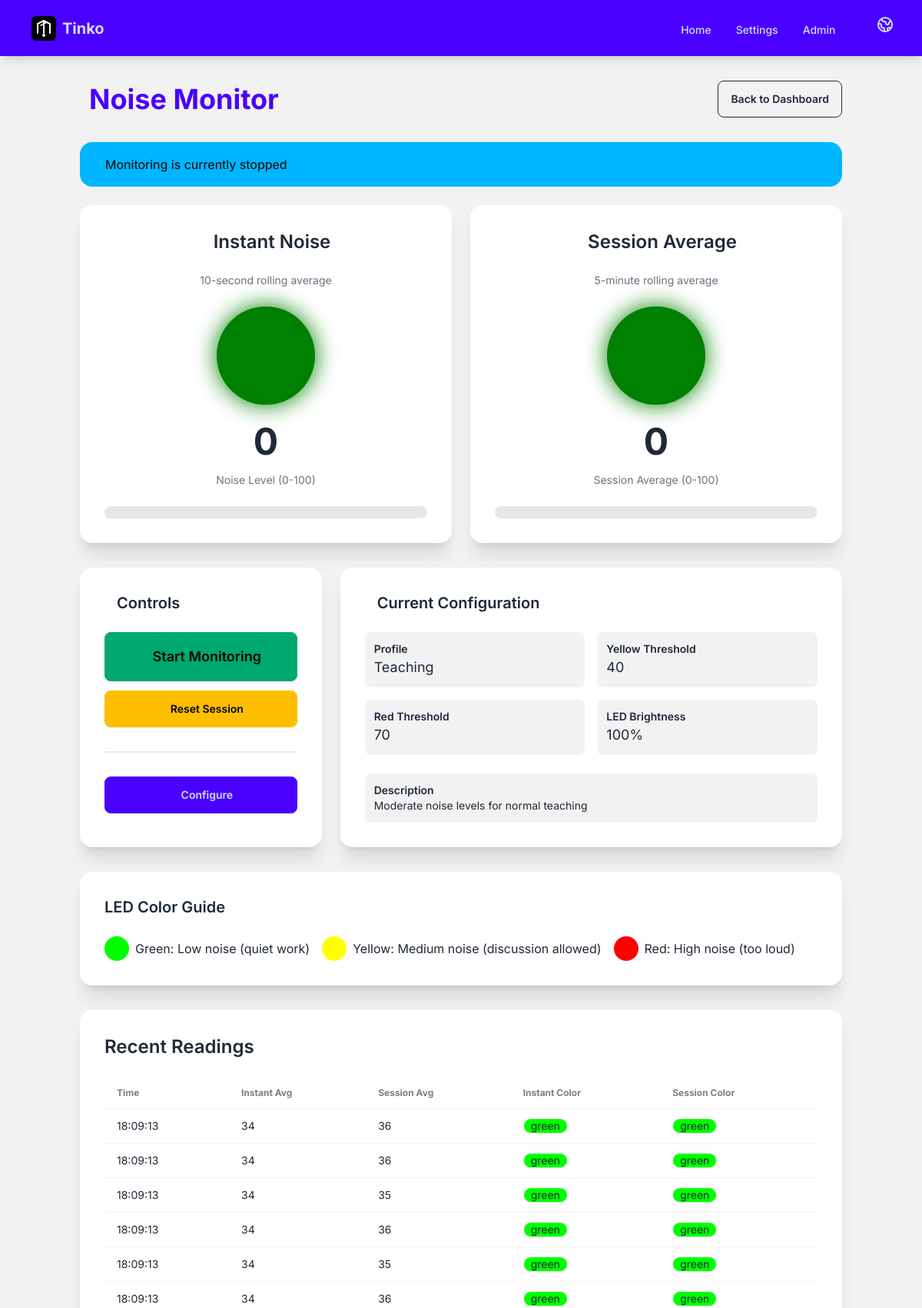
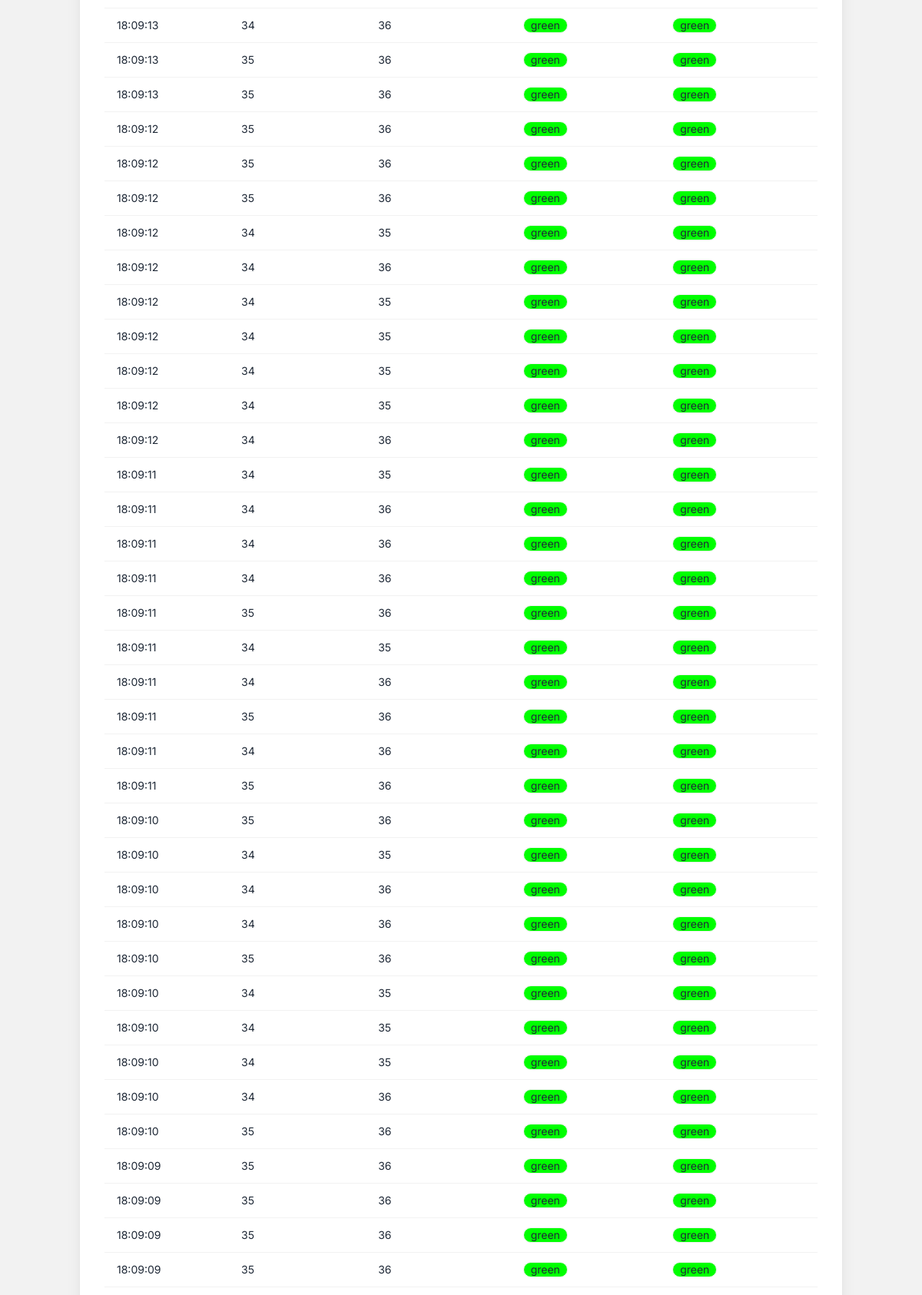
Page /plugins/edupi/noise_monitor/ (upper part) on the committed database (2 pictures, top to bottom).
### plugins/edupi/noise_monitor/models.py (models this page shows, shortened)
class NoiseMonitorConfig(models.Model):
    name = models.CharField(
        max_length=100,
        default="Default Configuration",
        help_text=_("Name of this configuration"),
    )
    profile = models.ForeignKey(
        NoiseProfile,
        on_delete=models.SET_NULL,
        null=True,
        blank=True,
        related_name="configs",
        help_text=_("Noise profile to use"),
    )
    instant_window_seconds = models.PositiveIntegerField(
        default=10,
        help_text=_("Window size for instant average in seconds"),
    )
    session_window_minutes = models.PositiveIntegerField(
        default=5,
        help_text=_("Window size for session average in minutes"),
    )
    led_brightness = models.PositiveIntegerField(
        default=100,
        help_text=_("LED brightness percentage (10-100)"),
    )
    is_active = models.BooleanField(
        default=True,
        help_text=_("Whether this configuration is active"),
    )
    is_default = models.BooleanField(
        default=False,
        help_text=_("Use this as the default configuration"),
    )
    created_at = models.DateTimeField(auto_now_add=True)
    updated_at = models.DateTimeField(auto_now=True)
    class Meta:
        app_label = "edupi_noise_monitor"
        verbose_name = _("Noise Monitor Configuration")
        verbose_name_plural = _("Noise Monitor Configurations")
        ordering = ["-is_default", "-created_at"]

class NoiseProfile(models.Model):
    class ProfileType(models.TextChoices):
        TEST = "test", _("Test - Silent Mode")
        TEACHING = "teaching", _("Teaching - Moderate Noise")
        GROUP_WORK = "group_work", _("Group Work - Higher Tolerance")
        CUSTOM = "custom", _("Custom - User Defined")
    profile_type = models.CharField(
        max_length=20,
        choices=ProfileType.choices,
        default=ProfileType.TEACHING,
        unique=True,
        help_text=_("Type of noise profile"),
    )
    name = models.CharField(
        max_length=100,
        help_text=_("Display name for this profile"),
    )
    description = models.TextField(
        blank=True,
        help_text=_("Description of when to use this profile"),
    )
    yellow_threshold = models.PositiveIntegerField(
        default=40,
        help_text=_("Noise level above which LED turns yellow (0-100)"),
    )
    red_threshold = models.PositiveIntegerField(
        default=70,
        help_text=_("Noise level above which LED turns red (0-100)"),
    )
    is_active = models.BooleanField(
        default=True,
        help_text=_("Whether this profile is active"),
    )
    created_at = models.DateTimeField(auto_now_add=True)
    updated_at = models.DateTimeField(auto_now=True)
    class Meta:
        app_label = "edupi_noise_monitor"
        verbose_name = _("Noise Profile")
        verbose_name_plural = _("Noise Profiles")
        ordering = ["profile_type"]

class NoiseReading(models.Model):
    config = models.ForeignKey(
        NoiseMonitorConfig,
        on_delete=models.CASCADE,
        related_name="readings",
        help_text=_("Configuration during this reading"),
    )
    raw_level = models.PositiveIntegerField(
        help_text=_("Raw noise level (0-100)"),
    )
    instant_average = models.PositiveIntegerField(
        help_text=_("Instant average noise level (0-100)"),
    )
    session_average = models.PositiveIntegerField(
        null=True,
        blank=True,
        help_text=_("Session average noise level (0-100)"),
    )
    instant_color = models.CharField(
        max_length=10,
        default="green",
        help_text=_("Color of instant LED (green/yellow/red)"),
    )
    session_color = models.CharField(
        max_length=10,
        default="green",
        help_text=_("Color of session LED (green/yellow/red)"),
    )
    timestamp = models.DateTimeField(
        default=timezone.now,
        help_text=_("When this reading was taken"),
    )
    class Meta:
        app_label = "edupi_noise_monitor"
        verbose_name = _("Noise Reading")
        verbose_name_plural = _("Noise Readings")
        ordering = ["-timestamp"]
    def get_instant_color_display(self):
        color_map = {
            "green": "#00FF00",
            "yellow": "#FFFF00",
            "red": "#FF0000",
        }
        return color_map.get(self.instant_color, "#808080")
    def get_session_color_display(self):
        color_map = {
            "green": "#00FF00",
            "yellow": "#FFFF00",
            "red": "#FF0000",
        }
        return color_map.get(self.session_color, "#808080")

### plugins/edupi/noise_monitor/views.py (the view, shortened to what this page needs)
# urls.py: path("", views.NoiseMonitorDashboardView.as_view(), name="dashboard"),
class NoiseMonitorDashboardView(TemplateView):
    template_name = "noise_monitor/dashboard.html"
    def get_context_data(self, **kwargs):
        context = super().get_context_data(**kwargs)
        config = NoiseMonitorConfig.objects.filter(is_active=True).first()
        context["config"] = config
        context["profile"] = config.profile
        context["is_monitoring"] = noise_service._is_monitoring
        levels = noise_service.get_current_levels()
        context["instant_average"] = levels["instant_average"]
        context["session_average"] = levels["session_average"]
        context["instant_color"] = levels["instant_color"]
        context["session_color"] = levels["session_color"]
        context["recent_readings"] = NoiseReading.objects.filter(
            config=config
        ).order_by("-timestamp")[:50]
        return context

### plugins/edupi/noise_monitor/noise_service.py (called while the page is built)
    def get_current_levels(self) -> dict:
        return {
            "instant_average": self._instant_average,
            "session_average": self._session_average,
            "instant_color": self._instant_color,
            "session_color": self._session_color,
            "is_monitoring": self._is_monitoring,
            "yellow_threshold": self._yellow_threshold,
            "red_threshold": self._red_threshold,
        }

### plugins/edupi/noise_monitor/templates/noise_monitor/dashboard.html (shortened to what this page needs)
{% extends "base.html" %}
{% load i18n %}
{% block content %}
<div class="container mx-auto px-4 py-8">
    <div class="flex justify-between items-center mb-8">
        <h1 class="text-4xl font-bold text-primary">
            {% trans "Noise Monitor" %}
        </h1>
        <a href="{% url 'home' %}" class="btn btn-outline">
            {% trans "Back to Dashboard" %}
        </a>
    </div>
    <div id="status-banner" class="alert {% if is_monitoring %}alert-success{% else %}alert-info{% endif %} mb-6">
        <span id="status-text">
            {% if is_monitoring %}
                {% trans "Monitoring is active" %}
            {% else %}
                {% trans "Monitoring is currently stopped" %}
            {% endif %}
        </span>
    </div>
    <div class="grid grid-cols-1 lg:grid-cols-2 gap-6 mb-8">
        <div class="card bg-base-100 shadow-xl">
            <div class="card-body text-center">
                <h2 class="card-title text-2xl mb-4 justify-center">
                    {% trans "Instant Noise" %}
                </h2>
                <p class="text-sm text-gray-500 mb-4">
                    {% trans "10-second rolling average" %}
                </p>
                <div id="instant-led" class="w-32 h-32 mx-auto rounded-full mb-4 transition-colors duration-500"
                     style="background-color: {{ instant_color|default:'#00FF00' }}; box-shadow: 0 0 30px {{ instant_color|default:'#00FF00' }};">
                </div>
                <div class="text-5xl font-bold mb-2" id="instant-level">
                    {{ instant_average|default:0 }}
                </div>
                <div class="text-sm text-gray-500">{% trans "Noise Level (0-100)" %}</div>
                <div class="w-full bg-gray-200 rounded-full h-4 mt-4">
                </div>
            </div>
        </div>
        <div class="card bg-base-100 shadow-xl">
            <div class="card-body text-center">
                <h2 class="card-title text-2xl mb-4 justify-center">
                    {% trans "Session Average" %}
                </h2>
                <p class="text-sm text-gray-500 mb-4">
                    {{ config.session_window_minutes|default:5 }}-{% trans "minute rolling average" %}
                </p>
                <div id="session-led" class="w-32 h-32 mx-auto rounded-full mb-4 transition-colors duration-500"
                     style="background-color: {{ session_color|default:'#00FF00' }}; box-shadow: 0 0 30px {{ session_color|default:'#00FF00' }};">
                </div>
                <div class="text-5xl font-bold mb-2" id="session-level">
                    {{ session_average|default:0 }}
                </div>
                <div class="text-sm text-gray-500">{% trans "Session Average (0-100)" %}</div>
                <div class="w-full bg-gray-200 rounded-full h-4 mt-4">
                </div>
            </div>
        </div>
    </div>
    <div class="grid grid-cols-1 lg:grid-cols-3 gap-6 mb-8">
        <div class="card bg-base-100 shadow-xl">
            <div class="card-body">
                <h2 class="card-title text-xl mb-4">
                    {% trans "Controls" %}
                </h2>
                <div class="space-y-3">
                    <form method="post" action="{% url 'noise_monitor:control' %}">
                        {% if is_monitoring %}
                            <button type="submit" name="action" value="stop"
                                    class="btn btn-error btn-block btn-lg">
                                <i class="fas fa-stop mr-2"></i>{% trans "Stop Monitoring" %}
                            </button>
                        {% else %}
                            <button type="submit" name="action" value="start"
                                    class="btn btn-success btn-block btn-lg">
                                {% trans "Start Monitoring" %}
                            </button>
                        {% endif %}
                    </form>
                    <form method="post" action="{% url 'noise_monitor:control' %}">
                        <button type="submit" class="btn btn-warning btn-block">
                            {% trans "Reset Session" %}
                        </button>
                    </form>
                </div>
                <div class="divider"></div>
                <a href="{% url 'noise_monitor:config' %}" class="btn btn-primary btn-block">
                    {% trans "Configure" %}
                </a>
            </div>
        </div>
        <div class="card bg-base-100 shadow-xl lg:col-span-2">
            <div class="card-body">
                <h2 class="card-title text-xl mb-4">
                    {% trans "Current Configuration" %}
                </h2>
                <div class="grid grid-cols-2 gap-4">
                    <div class="bg-base-200 p-3 rounded-lg">
                        <p class="text-sm font-semibold">{% trans "Profile" %}</p>
                        <p class="text-lg">{{ profile.name|default:"N/A" }}</p>
                    </div>
                    <div class="bg-base-200 p-3 rounded-lg">
                        <p class="text-sm font-semibold">{% trans "Yellow Threshold" %}</p>
                        <p class="text-lg">{{ profile.yellow_threshold|default:40 }}</p>
                    </div>
                    <div class="bg-base-200 p-3 rounded-lg">
                        <p class="text-sm font-semibold">{% trans "Red Threshold" %}</p>
                        <p class="text-lg">{{ profile.red_threshold|default:70 }}</p>
                    </div>
                    <div class="bg-base-200 p-3 rounded-lg">
                        <p class="text-sm font-semibold">{% trans "LED Brightness" %}</p>
                        <p class="text-lg">{{ config.led_brightness|default:100 }}%</p>
                    </div>
                </div>
                {% if profile.description %}
                    <div class="mt-4 p-3 bg-base-200 rounded-lg">
                        <p class="text-sm font-semibold">{% trans "Description" %}</p>
                        <p class="text-sm">{{ profile.description }}</p>
                    </div>
                {% endif %}
            </div>
        </div>
    </div>
    <div class="card bg-base-100 shadow-xl mb-8">
        <div class="card-body">
            <h2 class="card-title text-xl mb-4">{% trans "LED Color Guide" %}</h2>
            <div class="flex flex-wrap gap-4">
                <div class="flex items-center">
                    <div class="w-8 h-8 rounded-full mr-2" style="background-color: #00FF00;"></div>
                    <span>{% trans "Green: Low noise (quiet work)" %}</span>
                </div>
                <div class="flex items-center">
                    <div class="w-8 h-8 rounded-full mr-2" style="background-color: #FFFF00;"></div>
                    <span>{% trans "Yellow: Medium noise (discussion allowed)" %}</span>
                </div>
                <div class="flex items-center">
                    <div class="w-8 h-8 rounded-full mr-2" style="background-color: #FF0000;"></div>
                    <span>{% trans "Red: High noise (too loud)" %}</span>
                </div>
            </div>
        </div>
    </div>
    <div class="card bg-base-100 shadow-xl">
        <div class="card-body">
            <h2 class="card-title text-2xl mb-4">{% trans "Recent Readings" %}</h2>
            <div class="overflow-x-auto">
                <table class="table table-compact">
                    <thead>
                        <tr>
                            <th>{% trans "Time" %}</th>
                            <th>{% trans "Instant Avg" %}</th>
                            <th>{% trans "Session Avg" %}</th>
                            <th>{% trans "Instant Color" %}</th>
                            <th>{% trans "Session Color" %}</th>
                        </tr>
                    </thead>
                    <tbody id="readings-table">
                        {% for reading in recent_readings %}
                            <tr>
                                <td>{{ reading.timestamp|date:"H:i:s" }}</td>
                                <td>{{ reading.instant_average }}</td>
                                <td>{{ reading.session_average }}</td>
                                <td>
                                    <span class="badge" style="background-color: {{ reading.get_instant_color_display }};">
                                        {{ reading.instant_color }}
                                    </span>
                                </td>
                                <td>
                                    <span class="badge" style="background-color: {{ reading.get_session_color_display }};">
                                        {{ reading.session_color }}
                                    </span>
                                </td>
                            </tr>
                        {% empty %}
                            <tr>
                                <td colspan="5" class="text-center text-gray-500">
                                    {% trans "No readings yet. Start monitoring to see data." %}
                                </td>
                            </tr>
                        {% endfor %}
                    </tbody>
                </table>
            </div>
        </div>
    </div>
</div>
{% endblock %}

### templates/base.html (style rules this page uses)
body { font-family: 'Inter', sans-serif; }

### rows in the picture
NoiseMonitorConfig: session_window_minutes "5", led_brightness "100"
NoiseProfile: name "Teaching", yellow_threshold "40", red_threshold "70", description "Moderate noise levels for normal teaching"
NoiseReading: timestamp "18:09:13", instant_average "34", session_average "36", instant_color "green", session_color "green"
NoiseReading: timestamp "18:09:13", instant_average "34", session_average "36", instant_color "green", session_color "green"
NoiseReading: timestamp "18:09:13", instant_average "34", session_average "35", instant_color "green", session_color "green"
NoiseReading: timestamp "18:09:13", instant_average "34", session_average "36", instant_color "green", session_color "green"
NoiseReading: timestamp "18:09:13", instant_average "34", session_average "35", instant_color "green", session_color "green"
NoiseReading: timestamp "18:09:13", instant_average "34", session_average "36", instant_color "green", session_color "green"
NoiseReading: timestamp "18:09:13", instant_average "34", session_average "36", instant_color "green", session_color "green"
NoiseReading: timestamp "18:09:13", instant_average "35", session_average "36", instant_color "green", session_color "green"
NoiseReading: timestamp "18:09:13", instant_average "35", session_average "36", instant_color "green", session_color "green"
NoiseReading: timestamp "18:09:12", instant_average "35", session_average "36", instant_color "green", session_color "green"
NoiseReading: timestamp "18:09:12", instant_average "35", session_average "36", instant_color "green", session_color "green"
NoiseReading: timestamp "18:09:12", instant_average "35", session_average "36", instant_color "green", session_color "green"
NoiseReading: timestamp "18:09:12", instant_average "34", session_average "35", instant_color "green", session_color "green"
NoiseReading: timestamp "18:09:12", instant_average "34", session_average "36", instant_color "green", session_color "green"
NoiseReading: timestamp "18:09:12", instant_average "34", session_average "35", instant_color "green", session_color "green"
NoiseReading: timestamp "18:09:12", instant_average "34", session_average "35", instant_color "green", session_color "green"
NoiseReading: timestamp "18:09:12", instant_average "34", session_average "35", instant_color "green", session_color "green"
NoiseReading: timestamp "18:09:12", instant_average "34", session_average "35", instant_color "green", session_color "green"
NoiseReading: timestamp "18:09:12", instant_average "34", session_average "36", instant_color "green", session_color "green"
NoiseReading: timestamp "18:09:11", instant_average "34", session_average "35", instant_color "green", session_color "green"
NoiseReading: timestamp "18:09:11", instant_average "34", session_average "36", instant_color "green", session_color "green"
NoiseReading: timestamp "18:09:11", instant_average "34", session_average "36", instant_color "green", session_color "green"
NoiseReading: timestamp "18:09:11", instant_average "34", session_average "36", instant_color "green", session_color "green"
NoiseReading: timestamp "18:09:11", instant_average "35", session_average "36", instant_color "green", session_color "green"
NoiseReading: timestamp "18:09:11", instant_average "34", session_average "35", instant_color "green", session_color "green"
NoiseReading: timestamp "18:09:11", instant_average "34", session_average "36", instant_color "green", session_color "green"
NoiseReading: timestamp "18:09:11", instant_average "35", session_average "36", instant_color "green", session_color "green"
NoiseReading: timestamp "18:09:11", instant_average "34", session_average "36", instant_color "green", session_color "green"
NoiseReading: timestamp "18:09:11", instant_average "35", session_average "36", instant_color "green", session_color "green"
NoiseReading: timestamp "18:09:10", instant_average "35", session_average "36", instant_color "green", session_color "green"
NoiseReading: timestamp "18:09:10", instant_average "34", session_average "35", instant_color "green", session_color "green"
NoiseReading: timestamp "18:09:10", instant_average "34", session_average "36", instant_color "green", session_color "green"
NoiseReading: timestamp "18:09:10", instant_average "34", session_average "36", instant_color "green", session_color "green"
NoiseReading: timestamp "18:09:10", instant_average "35", session_average "36", instant_color "green", session_color "green"
NoiseReading: timestamp "18:09:10", instant_average "34", session_average "35", instant_color "green", session_color "green"
NoiseReading: timestamp "18:09:10", instant_average "34", session_average "35", instant_color "green", session_color "green"
NoiseReading: timestamp "18:09:10", instant_average "34", session_average "35", instant_color "green", session_color "green"
NoiseReading: timestamp "18:09:10", instant_average "34", session_average "36", instant_color "green", session_color "green"
NoiseReading: timestamp "18:09:10", instant_average "35", session_average "36", instant_color "green", session_color "green"
NoiseReading: timestamp "18:09:09", instant_average "35", session_average "36", instant_color "green", session_color "green"
NoiseReading: timestamp "18:09:09", instant_average "35", session_average "36", instant_color "green", session_color "green"
NoiseReading: timestamp "18:09:09", instant_average "35", session_average "36", instant_color "green", session_color "green"
NoiseReading: timestamp "18:09:09", instant_average "35", session_average "36", instant_color "green", session_color "green"

### other values in the picture
{{ instant_average|default:0 }} "0"
{{ session_average|default:0 }} "0"
